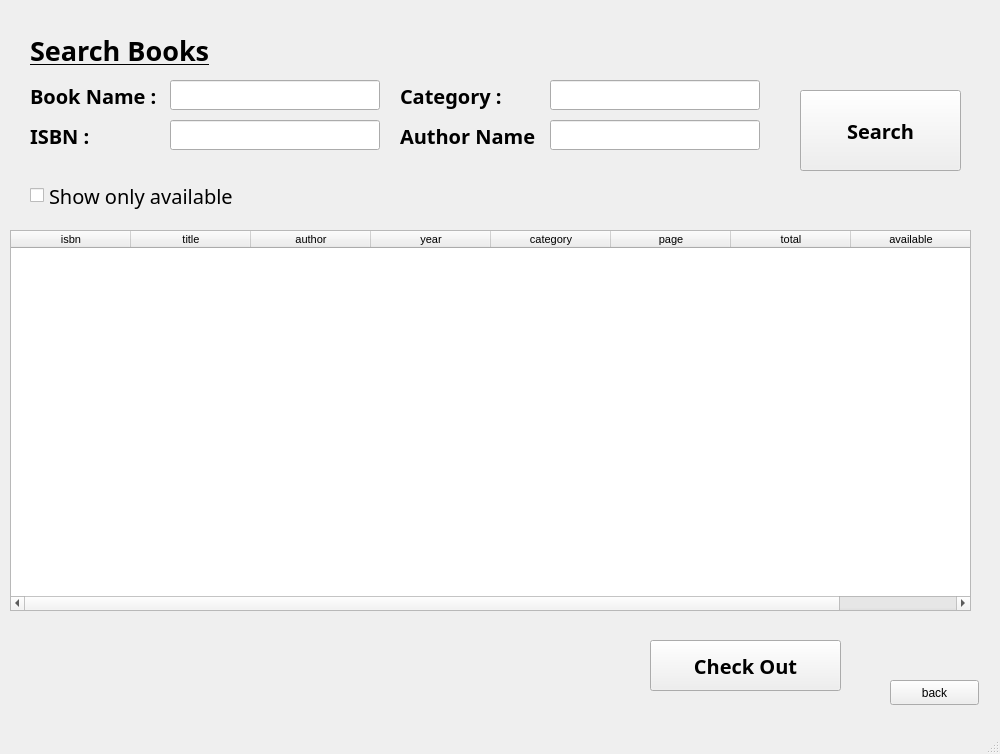
<?xml version="1.0" encoding="UTF-8"?>
<ui version="4.0">
 <class>SearchBookWindow</class>
 <widget class="QMainWindow" name="SearchBookWindow">
  <property name="geometry">
   <rect>
    <x>0</x>
    <y>0</y>
    <width>1000</width>
    <height>754</height>
   </rect>
  </property>
  <property name="windowTitle">
   <string>MainWindow</string>
  </property>
  <widget class="QWidget" name="centralwidget">
   <widget class="QLabel" name="label">
    <property name="geometry">
     <rect>
      <x>30</x>
      <y>30</y>
      <width>291</width>
      <height>41</height>
     </rect>
    </property>
    <property name="font">
     <font>
      <family>Umpush</family>
      <pointsize>20</pointsize>
      <weight>75</weight>
      <bold>true</bold>
      <underline>true</underline>
     </font>
    </property>
    <property name="text">
     <string>Search Books</string>
    </property>
   </widget>
   <widget class="QLabel" name="label_2">
    <property name="geometry">
     <rect>
      <x>30</x>
      <y>80</y>
      <width>141</width>
      <height>31</height>
     </rect>
    </property>
    <property name="font">
     <font>
      <family>Umpush</family>
      <pointsize>15</pointsize>
      <weight>75</weight>
      <bold>true</bold>
     </font>
    </property>
    <property name="text">
     <string>Book Name :</string>
    </property>
   </widget>
   <widget class="QLabel" name="label_3">
    <property name="geometry">
     <rect>
      <x>400</x>
      <y>120</y>
      <width>141</width>
      <height>31</height>
     </rect>
    </property>
    <property name="font">
     <font>
      <family>Umpush</family>
      <pointsize>15</pointsize>
      <weight>75</weight>
      <bold>true</bold>
     </font>
    </property>
    <property name="text">
     <string>Author Name :</string>
    </property>
   </widget>
   <widget class="QLabel" name="label_4">
    <property name="geometry">
     <rect>
      <x>400</x>
      <y>80</y>
      <width>141</width>
      <height>31</height>
     </rect>
    </property>
    <property name="font">
     <font>
      <family>Umpush</family>
      <pointsize>15</pointsize>
      <weight>75</weight>
      <bold>true</bold>
     </font>
    </property>
    <property name="text">
     <string>Category :</string>
    </property>
   </widget>
   <widget class="QLabel" name="label_5">
    <property name="geometry">
     <rect>
      <x>30</x>
      <y>120</y>
      <width>141</width>
      <height>31</height>
     </rect>
    </property>
    <property name="font">
     <font>
      <family>Umpush</family>
      <pointsize>15</pointsize>
      <weight>75</weight>
      <bold>true</bold>
     </font>
    </property>
    <property name="text">
     <string>ISBN :</string>
    </property>
   </widget>
   <widget class="QPushButton" name="button_search">
    <property name="geometry">
     <rect>
      <x>800</x>
      <y>90</y>
      <width>161</width>
      <height>81</height>
     </rect>
    </property>
    <property name="font">
     <font>
      <family>Umpush</family>
      <pointsize>15</pointsize>
      <weight>75</weight>
      <bold>true</bold>
     </font>
    </property>
    <property name="text">
     <string>Search</string>
    </property>
    <property name="icon">
     <iconset>
      <normaloff>book_searchj.png</normaloff>book_searchj.png</iconset>
    </property>
    <property name="iconSize">
     <size>
      <width>50</width>
      <height>50</height>
     </size>
    </property>
   </widget>
   <widget class="QCheckBox" name="checkbox_available">
    <property name="geometry">
     <rect>
      <x>30</x>
      <y>180</y>
      <width>301</width>
      <height>31</height>
     </rect>
    </property>
    <property name="font">
     <font>
      <family>Umpush</family>
      <pointsize>15</pointsize>
      <kerning>true</kerning>
     </font>
    </property>
    <property name="text">
     <string>Show only available</string>
    </property>
   </widget>
   <widget class="QPushButton" name="button_checkout">
    <property name="geometry">
     <rect>
      <x>650</x>
      <y>640</y>
      <width>191</width>
      <height>51</height>
     </rect>
    </property>
    <property name="font">
     <font>
      <family>Umpush</family>
      <pointsize>15</pointsize>
      <weight>75</weight>
      <bold>true</bold>
     </font>
    </property>
    <property name="text">
     <string>Check Out</string>
    </property>
    <property name="icon">
     <iconset>
      <normaloff>book_checkout.png</normaloff>book_checkout.png</iconset>
    </property>
    <property name="iconSize">
     <size>
      <width>50</width>
      <height>50</height>
     </size>
    </property>
   </widget>
   <widget class="QLineEdit" name="text_title">
    <property name="geometry">
     <rect>
      <x>170</x>
      <y>80</y>
      <width>210</width>
      <height>30</height>
     </rect>
    </property>
   </widget>
   <widget class="QLineEdit" name="text_isbn">
    <property name="geometry">
     <rect>
      <x>170</x>
      <y>120</y>
      <width>210</width>
      <height>30</height>
     </rect>
    </property>
   </widget>
   <widget class="QLineEdit" name="text_author">
    <property name="geometry">
     <rect>
      <x>550</x>
      <y>120</y>
      <width>210</width>
      <height>30</height>
     </rect>
    </property>
   </widget>
   <widget class="QLineEdit" name="text_category">
    <property name="geometry">
     <rect>
      <x>550</x>
      <y>80</y>
      <width>210</width>
      <height>30</height>
     </rect>
    </property>
   </widget>
   <widget class="QTableWidget" name="tableWidget">
    <property name="geometry">
     <rect>
      <x>10</x>
      <y>230</y>
      <width>961</width>
      <height>381</height>
     </rect>
    </property>
    <property name="font">
     <font>
      <pointsize>8</pointsize>
     </font>
    </property>
    <property name="verticalScrollBarPolicy">
     <enum>Qt::ScrollBarAsNeeded</enum>
    </property>
    <property name="horizontalScrollBarPolicy">
     <enum>Qt::ScrollBarAsNeeded</enum>
    </property>
    <property name="sizeAdjustPolicy">
     <enum>QAbstractScrollArea::AdjustToContentsOnFirstShow</enum>
    </property>
    <property name="alternatingRowColors">
     <bool>true</bool>
    </property>
    <property name="showGrid">
     <bool>true</bool>
    </property>
    <property name="columnCount">
     <number>8</number>
    </property>
    <attribute name="horizontalHeaderDefaultSectionSize">
     <number>120</number>
    </attribute>
    <column>
     <property name="text">
      <string>isbn</string>
     </property>
    </column>
    <column>
     <property name="text">
      <string>title</string>
     </property>
    </column>
    <column>
     <property name="text">
      <string>author</string>
     </property>
    </column>
    <column>
     <property name="text">
      <string>year</string>
     </property>
    </column>
    <column>
     <property name="text">
      <string>category</string>
     </property>
    </column>
    <column>
     <property name="text">
      <string>page</string>
     </property>
    </column>
    <column>
     <property name="text">
      <string>total</string>
     </property>
    </column>
    <column>
     <property name="text">
      <string>available</string>
     </property>
    </column>
   </widget>
   <widget class="QPushButton" name="button_back">
    <property name="geometry">
     <rect>
      <x>890</x>
      <y>680</y>
      <width>89</width>
      <height>25</height>
     </rect>
    </property>
    <property name="text">
     <string>back</string>
    </property>
   </widget>
  </widget>
  <widget class="QStatusBar" name="statusbar"/>
 </widget>
 <resources/>
 <connections/>
</ui>
